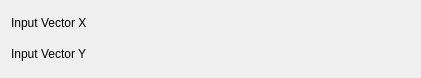
<ui version="4.0" >
 <class>LineFitConfig</class>
 <widget class="QWidget" name="LineFitConfig" >
  <property name="geometry" >
   <rect>
    <x>0</x>
    <y>0</y>
    <width>421</width>
    <height>78</height>
   </rect>
  </property>
  <property name="minimumSize" >
   <size>
    <width>400</width>
    <height>0</height>
   </size>
  </property>
  <layout class="QVBoxLayout" name="verticalLayout" >
   <item>
    <layout class="QHBoxLayout" name="horizontalLayout" >
     <item>
      <widget class="QLabel" name="label_3" >
       <property name="sizePolicy" >
        <sizepolicy vsizetype="Fixed" hsizetype="Fixed" >
         <horstretch>0</horstretch>
         <verstretch>0</verstretch>
        </sizepolicy>
       </property>
       <property name="text" >
        <string>Input Vector X</string>
       </property>
       <property name="wordWrap" >
        <bool>false</bool>
       </property>
      </widget>
     </item>
     <item>
      <widget class="Kst::VectorSelector" native="1" name="_vectorX" >
       <property name="sizePolicy" >
        <sizepolicy vsizetype="Preferred" hsizetype="Expanding" >
         <horstretch>0</horstretch>
         <verstretch>0</verstretch>
        </sizepolicy>
       </property>
      </widget>
     </item>
    </layout>
   </item>
   <item>
    <layout class="QHBoxLayout" name="horizontalLayout_2" >
     <item>
      <widget class="QLabel" name="label_4" >
       <property name="sizePolicy" >
        <sizepolicy vsizetype="Fixed" hsizetype="Fixed" >
         <horstretch>0</horstretch>
         <verstretch>0</verstretch>
        </sizepolicy>
       </property>
       <property name="text" >
        <string>Input Vector Y</string>
       </property>
       <property name="wordWrap" >
        <bool>false</bool>
       </property>
      </widget>
     </item>
     <item>
      <widget class="Kst::VectorSelector" native="1" name="_vectorY" >
       <property name="sizePolicy" >
        <sizepolicy vsizetype="Preferred" hsizetype="Expanding" >
         <horstretch>0</horstretch>
         <verstretch>0</verstretch>
        </sizepolicy>
       </property>
      </widget>
     </item>
    </layout>
   </item>
  </layout>
 </widget>
 <layoutdefault spacing="6" margin="11" />
 <pixmapfunction>qPixmapFromMimeSource</pixmapfunction>
 <customwidgets>
  <customwidget>
   <class>Kst::VectorSelector</class>
   <extends>QWidget</extends>
   <header>vectorselector.h</header>
  </customwidget>
 </customwidgets>
 <resources/>
 <connections/>
</ui>
